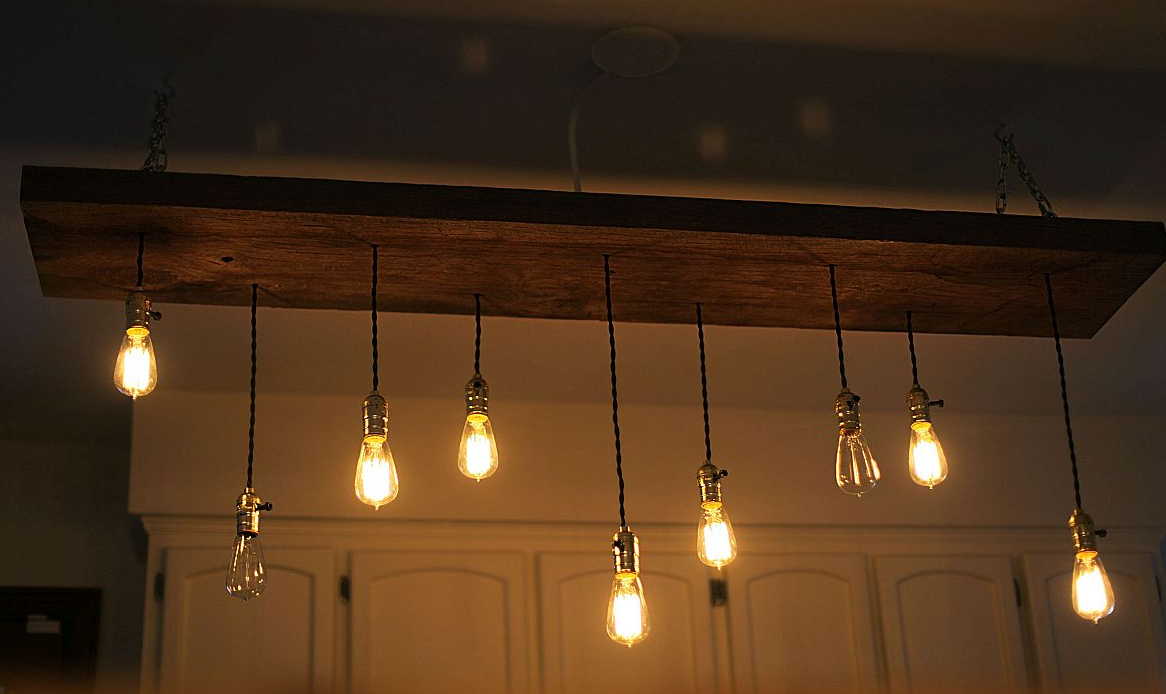
#> input picture intro_to_opencv/imgs/bulbs_in_room.jpg, 1166 x 694 px
$ jupyter execute 01_Basic_Ops_in_OpenCV.ipynb
#> lines starting #> are read from the running program, lines starting #| are printed output that depends on the picture; after the words box and inside, x2 and y2 are one past the last pixel; in counts of white or black regions, pixels touching at a corner belong together
## Introduction

Just like how NumPy is popular for scientific computation practitioners, OpenCV is the most popular package for computer vision, especially traditional computer vision.

In this notebook, we will teach you about basic operations in OpenCV.

[cell 1]
# import OpenCV!
import cv2
import numpy as np
import matplotlib.pyplot as plt

### Read Image

First thing first, we need to load an image using OpenCV.

[cell 2]
img = cv2.imread('./imgs/bulbs_in_room.jpg')
#> img is the input picture: shape (694, 1166, 3); mean B, G, R 27.9, 50.2, 75
print(type(img))
#| <class 'numpy.ndarray'>

from the output of the above cell, you can tell that OpenCV images are nothing more than NumPy array! The underlying type of these images are NumPy arrays. Why? Recall from the last module that images are represented as array of shape (height, width, channels). We can verify that by running:

[cell 3]
H, W, C = img.shape
#> H = 694; W = 1166; C = 3
print("My height is: {0}; width is: {1}; number of channel is: {2}".format(H, W, C))
#| My height is: 694; width is: 1166; number of channel is: 3

Cool! Now, remember how we visualized the NumPy array from last module by calling the *plt.imshow* function? we can do the same thing to see what the image looks like.

[cell 4]
plt.imshow(img)

Wait... There is something wrong with the image! The path to the image can be found here [./imgs/bulbs_in_room.jpg](./imgs/bulbs_in_room.jpg). What went wrong?

Remember that I told you the channels of images are arranged in RGB? A natural question to be asked here is why does it have to be RGB? Can it be BGR/GRB/GBR etc? The answer is yes. Actually, for some historical reasons, image representations in OpenCV are done in **BGR instead of RGB**.

Therefore, to correctly visualize this image, we need to use another function in OpenCV called *cv2.cvtColor*

[cell 5]
img_rgb = cv2.cvtColor(img, cv2.COLOR_BGR2RGB)
plt.imshow(img_rgb)

### Convert color image to grayscale image

It's possible to do a lot of interesting things with *cv2.cvtColor*. One useful case is to convert color image to grayscale. If you are keen on observing things, you may notice that the second parameter in *cv2.cvtColor* seems to be interesting.

I can tell you that the answer is *cv2.COLOR_BGR2GRAY*. But in the future, when you need to do conversion, you should always look up OpenCV documentation at https://docs.opencv.org/master/d8/d01/group__imgproc__color__conversions.html#ga4e0972be5de079fed4e3a10e24ef5ef0.

[cell 6]
img_gray = cv2.cvtColor(img, cv2.COLOR_BGR2GRAY)
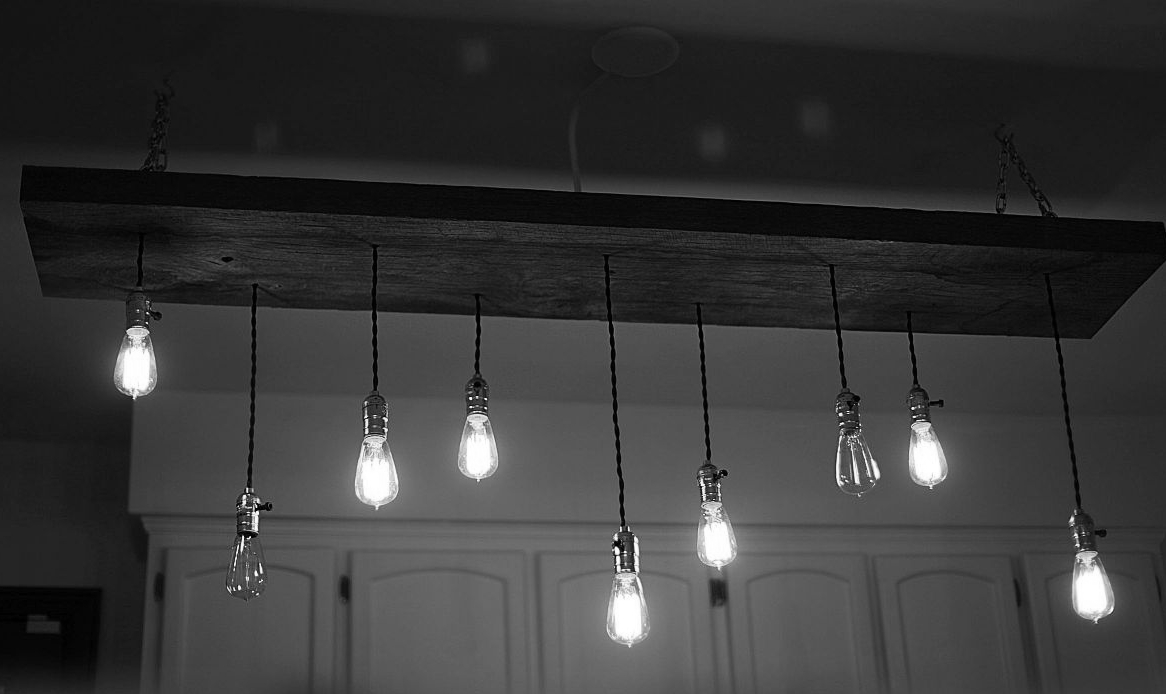
#> img_gray: shape (694, 1166); min 0, max 255, mean 55.1
print(type(img_gray))
#| <class 'numpy.ndarray'>
print(img_gray.shape)
#| (694, 1166)

Observe that the type of the variable remains to be *np.array*. However, the shape of the image has changed from $(694, 1166, 3)$ to $(694, 1166)$! That's because grayscale image only comes with a **single grayscale channel**, where a value of $0$ means a pixel is completely black. While a value of $255$ usually means a pixel is completely white.

We may perform some visualization here to get a sense of how it works.

[cell 7]
# we must explicitly tell pyplot that it's a grayscale image
# so we attach a 'cmap' parameter
plt.imshow(img_gray, cmap = 'gray')

### Example Computer Vision Task: Find All Light Bulbs in This Image

Suppose you are working as a summer computer vision intern at Hopeless AI Inc. One day, the CEO from No Hope Home Improvement Inc., **Alvin the Mechanical Guy**, came in and asked for help. He has decorated a room with several light bulbs but some of them aren't working. Desperate for help, he wants a computer vision algorithm that is capable of detecting all the working light bulbs, while leaving out the malfunctioning one.

Your supervisor, **His Grace, the Awesome Roger**, has assigned you a task to find the locations of all **functioning** light bulbs in a given RGB image.

Don't panic. In this example task, I will walk you through the old-school workflow to design a traditional computer vision algorithm to solve this task.

### The standard procedure to design a computer vision algorithm with examples:

1. Think about the physical properties of objects of interest (more formally and professionally, we call these objects 'foreground'). What property distinguishes it from the background environment?
    - I need to design an algorithm to find all the working light bulbs.
    - Unlike the malfunctioning ones or the environment, working light bulbs are **bright**.
2. If you find any interesting property, can you describe it in formal language of OpenCV?
    - In grayscale image, if a pixel is brighter than surrounding pixels, then it means the value of this pixel is closer to 255 than other pixels.
    - We can use some sort of **hard cutoff** to differentiate bright pixels and dark pixels.
3. Implement and inspect the output of your algorithm visually. You may need to go back and adjust some numbers.

Now let's begin to design our algorithm. Recall that the value of RGB fall into the range of $[0, 255]$. To start with, we choose $150$ as our **hard cutoff of brightness**.

[cell 8]
hard_cutoff = 150

# Let's assume that we are given the 'img' variable
# 1. Convert it to grayscale
img_gray = cv2.cvtColor(img, cv2.COLOR_BGR2GRAY)
# 2. Apply hard cut off
# Hint 1: Recall that images loaded by OpenCV are stored as NumPy arrays
# Hint 2: recall logical operations and binarization tricks back in the NumPy module
#           (in case you have forgotten these, you can always go back and review)
img_binarized = (img_gray > hard_cutoff)
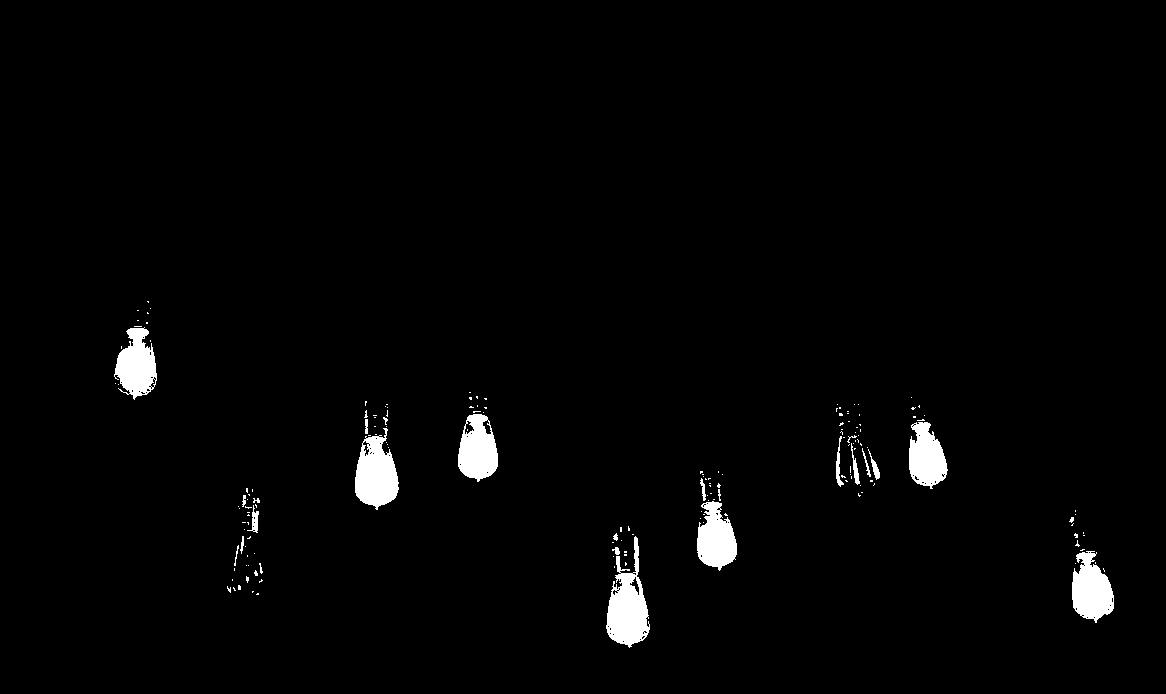
#> img_binarized: shape (694, 1166) bool; 2% white; 172 white regions (149 under 20 px), largest, box (x1, y1, x2, y2) and area: (606, 536, 650, 648) 2555, (355, 428, 399, 510) 2320, (1072, 551, 1114, 623) 2027
# 3. Scale for display purpose
img_show = (img_binarized * 255)
# 4. Visually inspect our result
plt.imshow(img_show, cmap = 'gray')

### Feedback from the result

Well, this looks promising. But some reflections from the malfunctioning light bulbs are captured in this image as well. Therefore, to make sure malfunctioning light bulbs are eliminated, we can **increase the cutoff**.

For simplicity, we will simply copy and paste the code trunk from the cell and change the *hard_cutoff* value. However do note that copying and pasting is a very bad practice in team projects and is not encouraged.

[cell 9]
hard_cutoff = 252

# Let's assume that we are given the 'img' variable
# 1. Convert it to grayscale
img_gray = cv2.cvtColor(img, cv2.COLOR_BGR2GRAY)
# 2. Apply hard cut off
# Hint 1: Recall that images loaded by OpenCV are stored as NumPy arrays
# Hint 2: recall logical operations and binarization tricks back in the NumPy module
#           (in case you have forgotten these, you can always go back and review)
img_binarized = (img_gray > hard_cutoff)
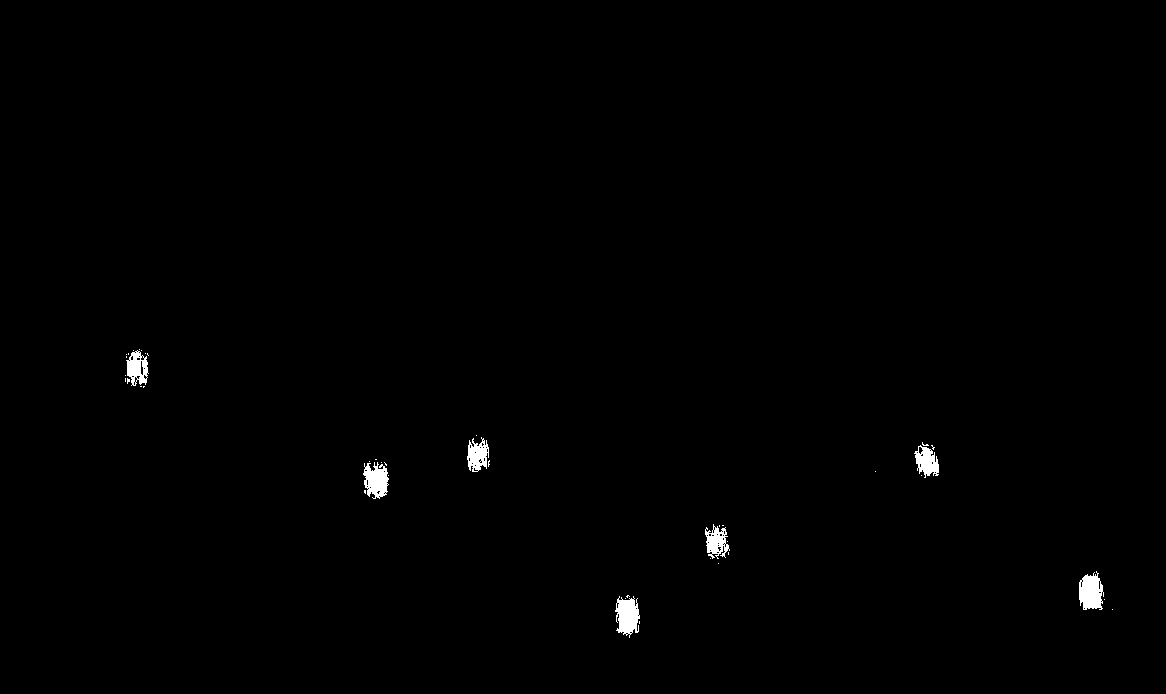
#> img_binarized: shape (694, 1166) bool; 0.51% white; 43 white regions (36 under 20 px), largest, box (x1, y1, x2, y2) and area: (1079, 571, 1104, 610) 707, (615, 596, 640, 638) 704, (363, 462, 389, 499) 645
# 3. Scale for display purpose
img_show = (img_binarized * 255)
# 4. Visually inspect our result
plt.imshow(img_show, cmap = 'gray')

This looks pretty good now! Congrats to you making your first step at Hopeless AI Inc.

## MP1.1

Hopeless AI Inc. has announced that they will be joining the RoboMaster Internation Competition next year! Your supervisor, pleased by your result of your project with No Hope Home Improvement Inc, assigned you a new task.

Your task, should you choose to accept it, is to detect the blue light bar on this piece of RoboMaster armor board.

[cell 10]
img = cv2.imread('./imgs/rm_blue_armor_board_no_digit.jpg')
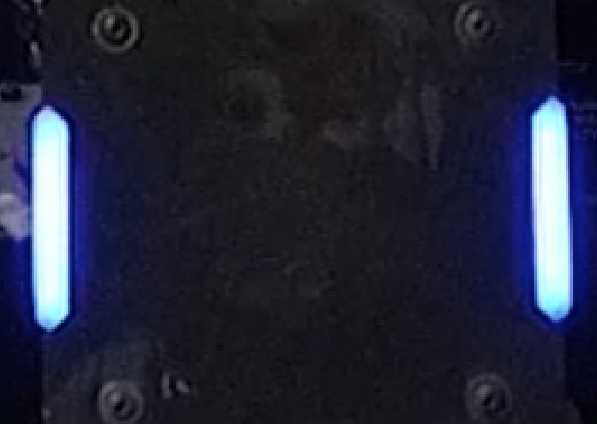
#> input picture intro_to_opencv/imgs/rm_blue_armor_board_no_digit.jpg, 597 x 424 px
#> img is the input picture: shape (424, 597, 3); mean B, G, R 55.5, 37.9, 35.7
# TODO

### MP1.2

Think about the limitation of this old-school approach.
- Recall that in step 1 of our designing process, we need to come up with some assumptions that may help us differentiate the foreground from the background.
- However, is that always possible?

To illustrate such limitation, use your approach from MP1.1 to locate the blur light bar of the armor board in this image. What do you observe?

[cell 11]
img = cv2.imread('./imgs/rm_robot.jpg')
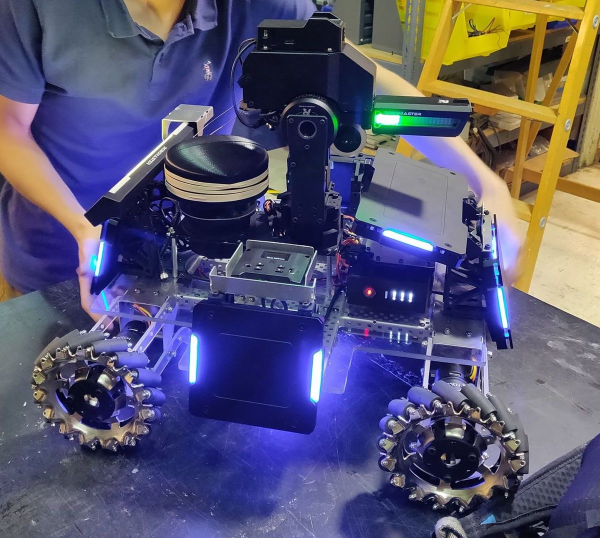
#> input picture intro_to_opencv/imgs/rm_robot.jpg, 1200 x 1076 px (shown at 1/2 size)
#> img is the input picture: shape (1076, 1200, 3); mean B, G, R 113.9, 85.2, 87.6
# TODO
